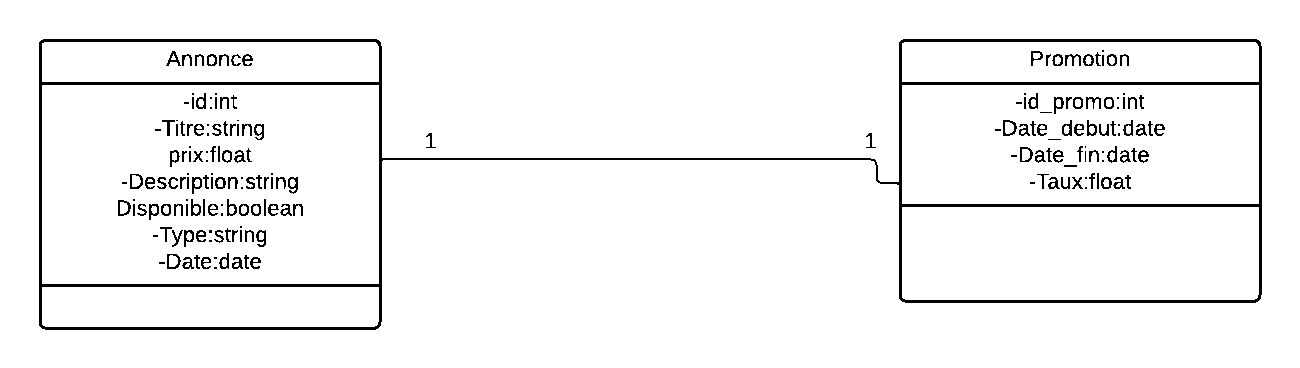
#> input picture class.png, 1300 x 368 px
$ python main4.py
#> lines starting #> are read from the running program, lines starting #| are printed output that depends on the picture; after the words box and inside, x2 and y2 are one past the last pixel; in counts of white or black regions, pixels touching at a corner belong together
import pytesseract
import cv2

# Load the class diagram image
img = cv2.imread('class.png')
#> img is the input picture: shape (368, 1300, 3); 95.7% white; 188 black regions (49 under 20 px), largest, box (x1, y1, x2, y2) and area: (39, 39, 1262, 330) 12672, (1003, 120, 1017, 136) 97, (118, 200, 131, 216) 92

# Define the area containing the cardinality text
x, y, w, h = 100, 200, 200, 50
roi = img[y:y+h, x:x+w]
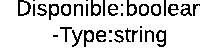
#> roi: shape (50, 200, 3); 84.3% white; black in thin lines or dots, all inside (x1, y1, x2, y2) = (18, 0, 200, 47)

# Preprocess the image to improve OCR accuracy
gray = cv2.cvtColor(roi, cv2.COLOR_BGR2GRAY)
blur = cv2.GaussianBlur(gray, (5, 5), 0)
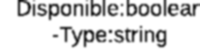
#> blur: shape (50, 200); min 22, max 255, mean 214.9

# Perform OCR on the preprocessed image
#> (the run stopped early here; a loop or call above may not have finished)

$ run again, with CD.png copied over class.png
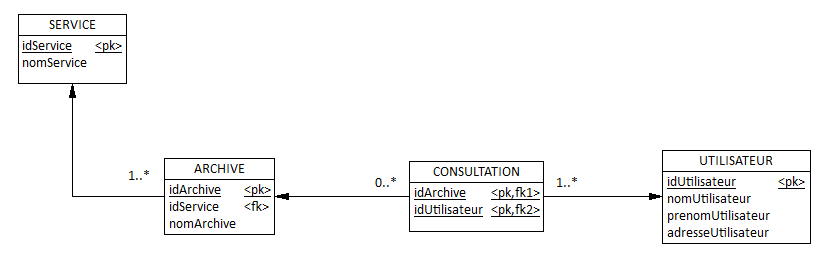
#> input picture CD.png, 823 x 261 px
#> img is the input picture: shape (261, 823, 3); mean B, G, R 247.3, 247.3, 247.3
#> `gray = cv2.cvtColor(roi, cv2.COLOR_BGR2GRAY)`:
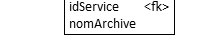
#> gray: shape (50, 200); min 0, max 255, mean 241.1
#> `blur = cv2.GaussianBlur(gray, (5, 5), 0)`:
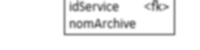
#> blur: shape (50, 200); min 98, max 255, mean 241

$ run again, with img.png copied over class.png
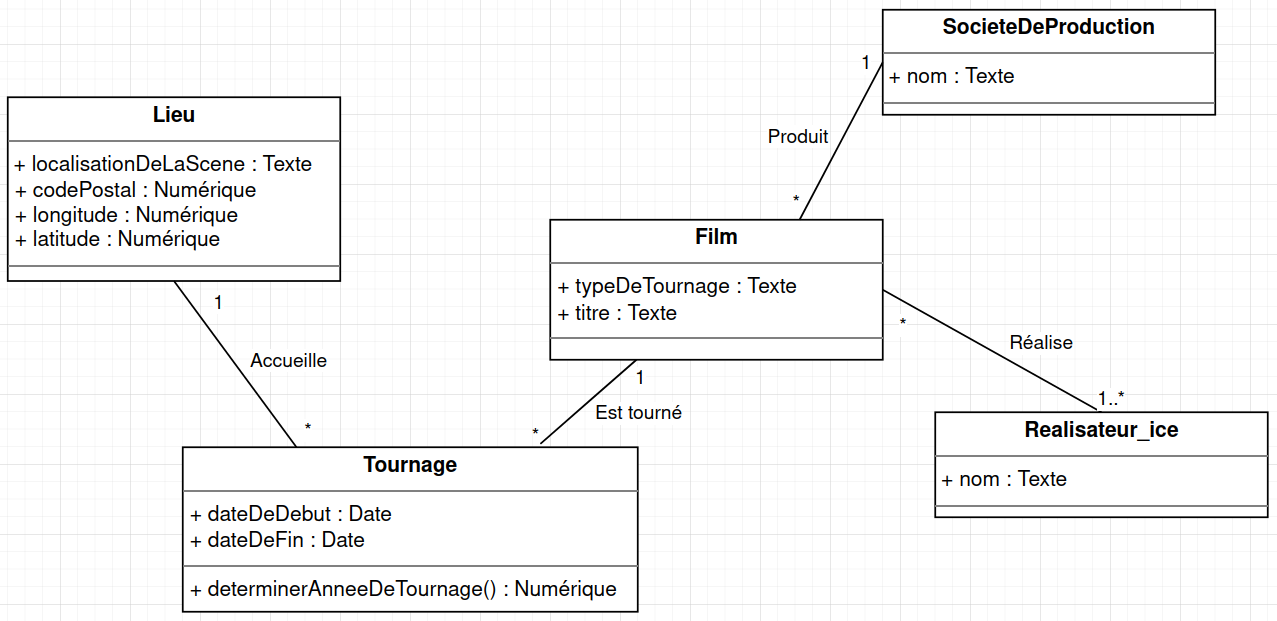
#> input picture img.png, 1277 x 621 px
#> img is the input picture: shape (621, 1277, 3); mean B, G, R 245, 245, 245
#> `gray = cv2.cvtColor(roi, cv2.COLOR_BGR2GRAY)`:
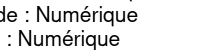
#> gray: shape (50, 200); min 0, max 255, mean 227.8
#> `blur = cv2.GaussianBlur(gray, (5, 5), 0)`:
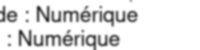
#> blur: shape (50, 200); min 40, max 255, mean 227.8
